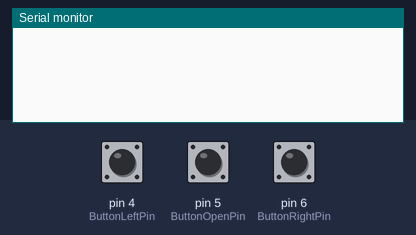
The sketch below on a simulated Arduino Uno, built with avr-gcc and run on an emulated ATmega328P. On the bench: the last lines printed to the serial monitor. Inputs (shaded band) come from the test bench; at power-on: pin 4 (ButtonLeftPin) HIGH, pin 5 (ButtonOpenPin) HIGH, pin 6 (ButtonRightPin) HIGH.

Above: at 1.2 s.
1.3 s: pin 4 (ButtonLeftPin) pulled LOW for 0.15 s
At 1.6 s:
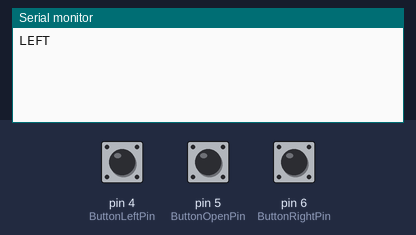
2.9 s: pin 5 (ButtonOpenPin) pulled LOW for 0.15 s
At 4.0 s:
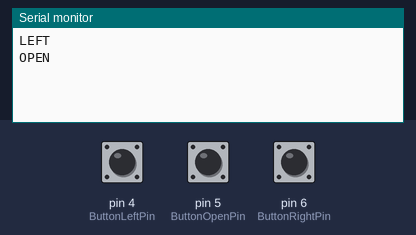
4.5 s: pin 6 (ButtonRightPin) pulled LOW for 0.15 s
At 5.3 s:
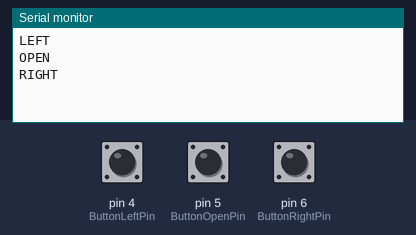

Measured:
- after the input at 1.3 s, the serial monitor: prints a new line at once (image 1)
- after the input at 2.9 s, the serial monitor: prints a new line at once (image 2)
- after the input at 4.5 s, the serial monitor: prints a new line at once (image 3)

The sketch:

pixelslime-buttons-test.ino
```cpp
constexpr int ButtonLeftPin = 4;
constexpr int ButtonOpenPin = 5;
constexpr int ButtonRightPin = 6;

void setup() {
  Serial.begin(115200);

  pinMode(ButtonLeftPin, INPUT_PULLUP);
  pinMode(ButtonOpenPin, INPUT_PULLUP);
  pinMode(ButtonRightPin, INPUT_PULLUP);
}

void loop() {
  if (digitalRead(ButtonLeftPin) == LOW) {
    Serial.println("LEFT");
    delay(180);
  }

  if (digitalRead(ButtonOpenPin) == LOW) {
    Serial.println("OPEN");
    delay(180);
  }

  if (digitalRead(ButtonRightPin) == LOW) {
    Serial.println("RIGHT");
    delay(180);
  }
}
```
